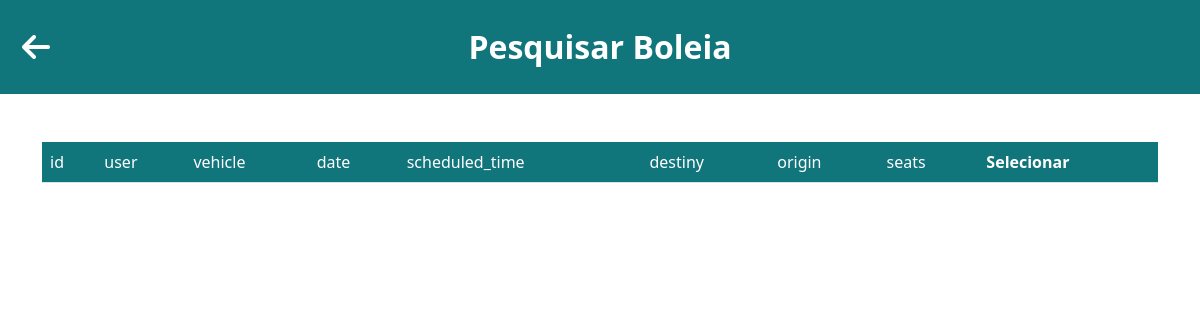
/boleia, run on an earlier commit of the app's database.
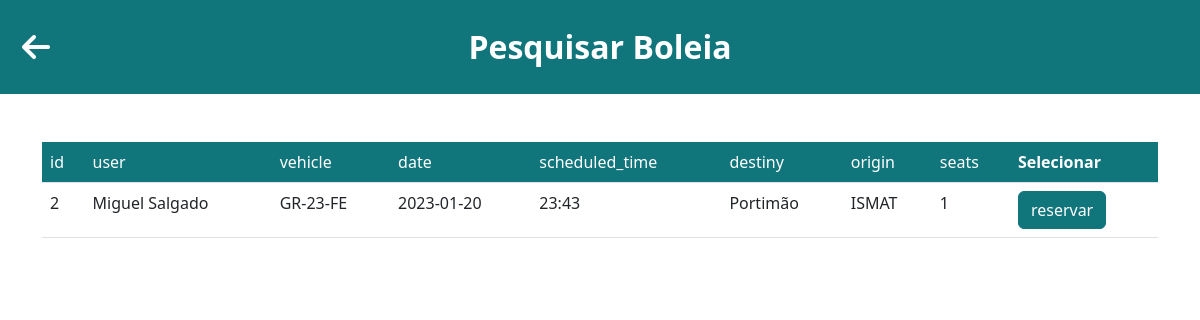
And on a later commit of the database.
### models.py (models this page shows, shortened)
class User(db.Model, UserMixin):
	__tablename__ = 'user'
	id = db.Column(db.Integer, primary_key=True)
	name = db.Column(db.String(80), unique=True, nullable=False)
	student_number = db.Column(db.String(9), unique=True, nullable=False)
	phone_number = db.Column(db.Integer(), nullable=False)
	password = db.Column(db.String(60), nullable=False)
	gender = db.Column(db.String(10), nullable=False)
	registration_date = db.Column(db.DateTime, default=datetime.now)
	last_login_date = db.Column(db.DateTime, default=datetime.now)
	active = db.Column(db.Boolean())

class Vehicle(db.Model):
	__tablename__ = 'vehicle'
	id = db.Column(db.Integer, primary_key=True)
	owner_id = db.Column('owner_id', db.ForeignKey('user.id'), nullable=False)
	owner = db.relationship('User', backref='vehicle')
	license_plate = db.Column(db.String(8), unique=True, nullable=False)
	color = db.Column(db.String(20), nullable=False)
	number_of_seats = db.Column(db.Integer(), nullable=False)
	vehicle_specs = db.Column(db.String(200), nullable=True)
	is_deleted = db.Column(db.Boolean, default=False)
	createdAt = db.Column(db.DateTime, default=datetime.now)
	updatedAt = db.Column(db.DateTime, default=datetime.now)

class Ride(db.Model):
	__tablename__ = 'ride'
	__table_args__ = (db.UniqueConstraint('user_id', 'vehicle_id', 'ride_date'),)
	id = db.Column(db.Integer, primary_key=True)
	user_id = db.Column('user_id', db.ForeignKey('user.id'), nullable=False)
	user = db.relationship('User', backref='ride')
	vehicle_id = db.Column('vehicle_id', db.ForeignKey('vehicle.id'), nullable=False)
	vehicle = db.relationship('Vehicle', backref='ride')
	ride_date = db.Column(db.String(9), nullable=False)
	ride_scheduled_time = db.Column(db.String(5), nullable=False)
	local_destiny = db.Column(db.String(40), nullable=False)
	local_origin = db.Column(db.String(40), nullable=False)
	number_of_available_seats = db.Column(db.Integer(), nullable=False)
	createdAt = db.Column(db.DateTime, default=datetime.now)
	updatedAt = db.Column(db.DateTime, default=datetime.now)

### rideandreservation/__init__.py (the view)
@rideandreservation.route('/boleia', methods=['GET', 'POST'])
def ride():
    activeUser = current_user
    if activeUser.is_authenticated:
        print("Noice")
    else:
        print("Not Noice")
    goBack = BackButton()
    ridelist = []
    getRideData = db.session.query(Ride).all()
    if goBack.data['goBack']:
        return redirect('homePage')
    for ride in getRideData:
        vehicle = db.session.query(Vehicle).filter(Vehicle.id == ride.vehicle_id).first()
        user = db.session.query(User).filter(User.id == ride.user_id).first()
        ridelist.append([(ride.id),(user.name),(vehicle.license_plate),(ride.ride_date),(ride.ride_scheduled_time),(ride.local_destiny),(ride.local_origin),(ride.number_of_available_seats)])
    return render_template("pesquisa.html",getRideData=ridelist, goBack=goBack)

### templates/pesquisa.html (shortened to what this page needs)
<!DOCTYPE html>
<html lang="eng">
    <head>
        <link href="https://cdn.jsdelivr.net/npm/bootstrap@5.2.3/dist/css/bootstrap.min.css" rel="stylesheet">
        <link rel="stylesheet" href="{{url_for('static', filename='css/boleia.css')}}">
        <link rel="stylesheet" href="https://cdnjs.cloudflare.com/ajax/libs/font-awesome/6.2.1/css/all.min.css">
        <link rel="stylesheet" type="text/css" href="https://cdn.datatables.net/1.13.1/css/jquery.dataTables.css">
        <link rel="stylesheet" type="text/css" href="https://cdn.datatables.net/responsive/2.1.1/css/responsive.bootstrap.min.css" />
        <link rel="stylesheet" href="https://cdnjs.cloudflare.com/ajax/libs/datatables.net-select-dt/1.5.0/select.dataTables.css" />
        <link rel="stylesheet" href="https://cdnjs.cloudflare.com/ajax/libs/datatables.net-searchpanes-bs/2.1.0/searchPanes.bootstrap.css" />
        <link rel="stylesheet" href="https://cdnjs.cloudflare.com/ajax/libs/datatables.net-buttons-bs/2.3.2/buttons.bootstrap.css" />
    </head>
    <body>
        <header class="p-3 mb-5 bg-primary" id="mrs">
            <form action="" method="POST">
                <div class="row align-items-center" >
                    <div class="col-2">
                        <a style="cursor:pointer">
                            <button class="fa fa-2xl fa-arrow-left text-white" type="submit" name="goBack" value="EcraPrevio" style=" background-color: transparent; border: none;"></button>
                        </a>
                    </div>
                    <div class="col-8" >
                        <div class="m-2 d-flex justify-content-center " >
                            <h2 class="my-1 fw-bold text-white">Pesquisar Boleia</h2>
                        </div>
                    </div>
                </div>
            </form>
        </header>
        <div class="container-md" id="table">
            <div class="table-responsive">
                <table class="table display nowrap" id="tabela">
                    <thead class="bg-primary text-white">
                        <tr>
                            <td>id</td>
                            <td>user</td>
                            <td>vehicle</td>
                            <td>date</td>
                            <td>scheduled_time</td>
                            <td>destiny</td>
                            <td>origin</td>
                            <td>seats</td>
                            <th class="all">Selecionar</th>
                        </tr>
                    </thead>
                    <tbody>
                        {% for ride in getRideData %}
                            {% if ride[7]!=0  %}
                                <tr>
                                    <td>{{ride[0]}}</td>
                                    <td>{{ride[1]}}</td>
                                    <td>{{ride[2]}}</td>
                                    <td>{{ride[3]}}</td>
                                    <td>{{ride[4]}}</td>
                                    <td>{{ride[5]}}</td>
                                    <td>{{ride[6]}}</td>
                                    <td>{{ride[7]}}</td>
                                    <td><button class="reservar btn btn-primary text-white" id="{{ride[0]}}">reservar</button></td>
                                </tr>
                            {% endif %}
                        {% endfor %}
                    </tbody>
                </table>
            </div>
        </div>
    </body>
</html>

What changed in the data, as far as the page shows it:
added User: name "Miguel Salgado"
added Vehicle: license_plate "GR-23-FE"
added Ride: ride_date "2023-01-20", ride_scheduled_time "23:43", local_destiny "Portimão", local_origin "ISMAT"
Also different on the page:
new list line: "2 1 reservar"
